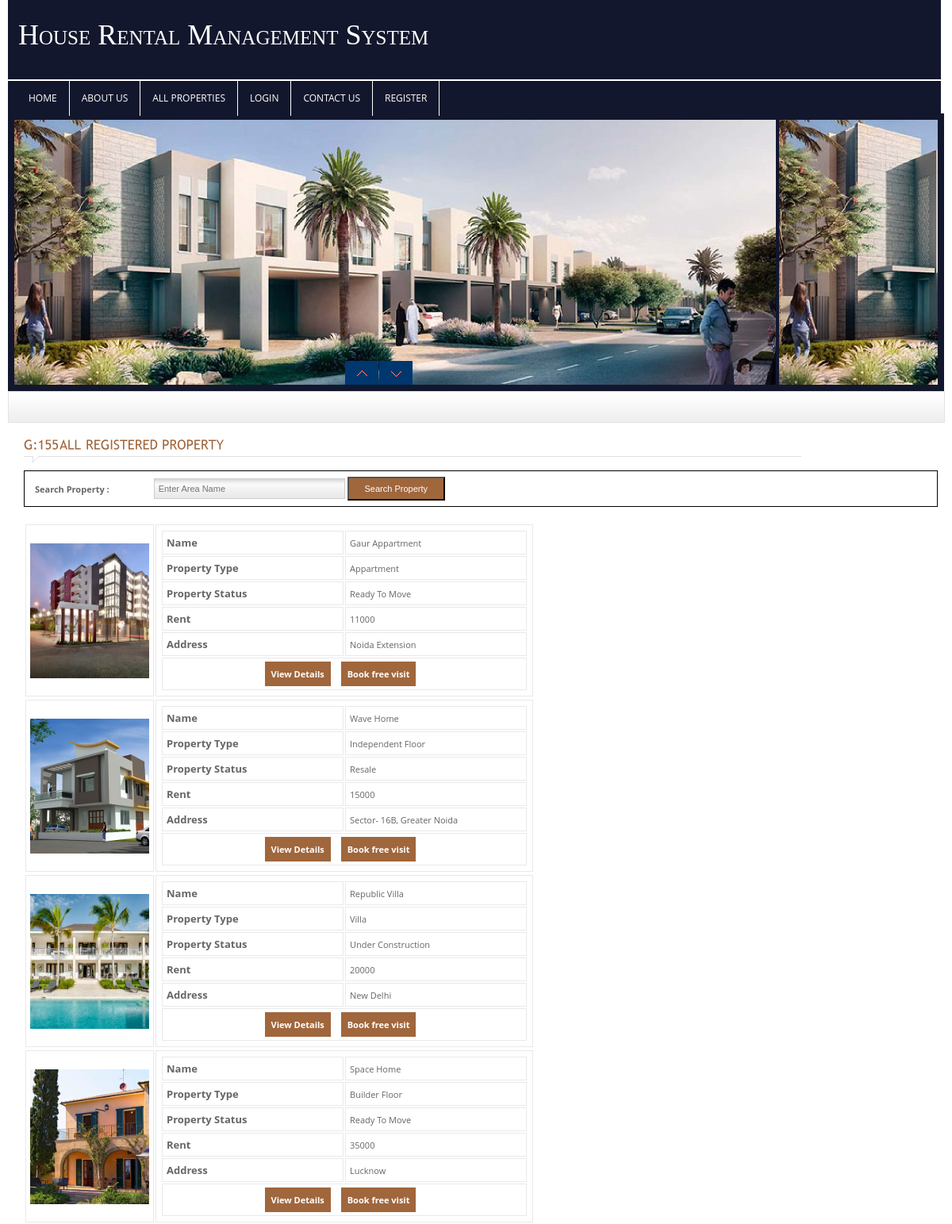
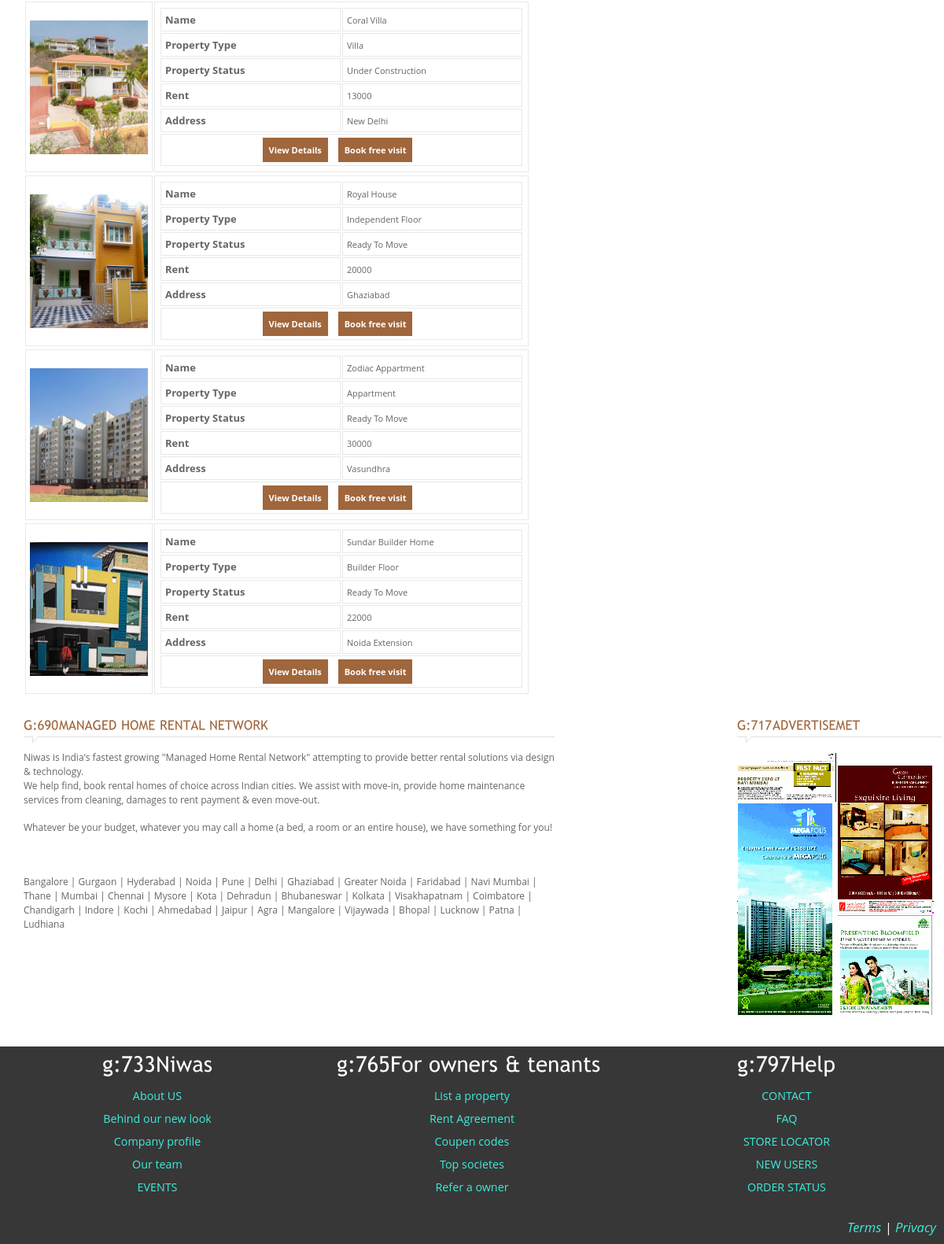
The page / on the database its author committed (2 pictures, top to bottom).
### tables this page shows
CREATE TABLE `property` (
  `property_id` int(11) NOT NULL,
  `property_name` varchar(255) NOT NULL,
  `property_type` varchar(255) NOT NULL,
  `property_status` varchar(255) NOT NULL,
  `property_cost` varchar(255) NOT NULL,
  `property_size` varchar(255) NOT NULL,
  `property_contact` varchar(255) NOT NULL,
  `property_email` varchar(255) NOT NULL,
  `property_amenities` varchar(255) NOT NULL,
  `property_specifications` varchar(255) NOT NULL,
  `property_rooms` varchar(255) NOT NULL,
  `property_no_balcony` varchar(255) NOT NULL,
  `property_no_bathrooms` varchar(255) NOT NULL,
  `property_address` varchar(255) NOT NULL,
  `property_image` varchar(255) NOT NULL,
  `property_description` varchar(255) NOT NULL
);

CREATE TABLE `property_type` (
  `type_id` int(11) NOT NULL,
  `type_title` varchar(255) NOT NULL,
  `type_description` varchar(255) NOT NULL
);

CREATE TABLE `property_status` (
  `status_id` int(11) NOT NULL,
  `status_title` varchar(255) NOT NULL,
  `status_description` varchar(255) NOT NULL
);

### includes/functions.php (called while the page is built, shortened)
<?php
$SERVER_PATH = "http://127.0.0.1/house_rental_management_system/";
?>

### index.php (the view, shortened to what this page needs)
<?php
include_once("includes/header.php");
global $SERVER_PATH;
?>
	<div id="banner">
    	<div class="left">
        	<div class="anythingSlider">
          <div class="wrapper">
            <ul>
               <li><a href="#"><img src="./images/banner1.jpg" alt="" /></a></li>
               <li><a href="#"><img src="./images/banner1.jpg" alt="" /></a></li>
            </ul>
          </div>
        </div>
        </div>
    </div>
<div class="crumb">
    </div>
	<form name="frm_property" action="property-listing.php" method="post">
	<div id="content_sec">
		<div class="col1" style="width:100%">
		<div class="contact">
			<h4 class="heading colr">All Registered Property</h4>
			<div class="contact" style="border:1px solid #000000; margin-bottom:20px;">
				<table width="50%">
					<tr height="40px;">
						<th>Search Property :</th>
						<th>
							<input type="text" placeholder="Enter Area Name" class="search_text" name="area">
							<input type="Submit" value="Search Property"  class="simplebtn">
						</th>
					</tr>
				</table>
			</div>
				<div class="static">
					<?php
					while($data = mysqli_fetch_assoc($rs))
					{
					?>
					<table>
					<tr>
						<td><a href="property-details.php?property_id=<?php echo $data[property_id] ?>"><img src="<?=$SERVER_PATH.'uploads/'.$data[property_image]?>" style="height:170px; width:150px"></a></td>
						<td style="vertical-align:top">
							<table border="0">
								<tr>
									<td class="tdheading">Name</th>
									<td><?=$data[property_name]?></td>
								</tr>
								<tr>
									<td class="tdheading">Property Type</th>
									<td><?=$data[type_title]?></td>
								</tr>
								<tr>
									<td class="tdheading">Property Status</th>
									<td><?=$data[status_title]?></td>
								</tr>
								<tr>
									<td class="tdheading">Rent</th>
									<td><?=$data[property_cost]?></td>
								</tr>
								<tr>
									<td class="tdheading">Address</th>
									<td><?=$data[property_address]?></td>
								</tr>
								<tr>
									<td colspan="2" style="text-align:center; padding:12px;">
										<a href="property-details.php?property_id=<?php echo $data[property_id] ?>" class="button-link">View Details</a>
										<a href="Registration.php?property_id=<?php echo $data[property_id] ?>" class="button-link">Book free visit</a>
									</td>
								</tr>
							</table>
						</td>
					</tr>
					</table>
					<?php } ?>
				</div>
		</div>
		</div>
	</div>
	</form>
<?php include_once("includes/footer.php"); ?>

### includes/header.php (shortened to what this page needs)
<?php
	include_once("db_connect.php");
	include_once("functions.php");
	$SQL="SELECT * FROM `property`, `property_type`, `property_status` WHERE property_status = status_id AND property_type = type_id";
	$rs=mysqli_query($con,$SQL) or die(mysqli_error($con));
?>
<!DOCTYPE html PUBLIC "-//W3C//DTD XHTML 1.0 Transitional//EN" "http://www.w3.org/TR/xhtml1/DTD/xhtml1-transitional.dtd">
<html xmlns="http://www.w3.org/1999/xhtml">
<head>
<link rel="stylesheet" type="text/css" href="./css/style.css" />
<link rel="stylesheet" type="text/css" href="./css/ddsmoothmenu.css" />
<link rel="stylesheet" type="text/css" href="./css/contentslider.css" />
<link rel="stylesheet" type="text/css" href="./css/jquery.fancybox-1.3.1.css" />
<link rel="stylesheet" type="text/css" href="./css/slider.css" />
<link rel="stylesheet" type="text/css" href="./css/jquery-ui.css">
<link href='css/jquery.dataTables.min.css' rel='stylesheet' type='text/css'>
</head>
<body>
<div id="wrapper_sec">
	<div id="masthead">
    	<div class="logo">
        	<a href="./index.php" class="logo-custom">House Rental Management System</a>
        </div>
		<?php if($_SESSION['login']) { ?>
        <div class="slogan" style="color:#ffffff; font-weight:bold; font-size:14px;">Welcome <?=$_SESSION['user_details']['user_name']?></div>
		<?php } else { ?>
		<div class="slogan"></div>
		<?php } ?>
            <div class="navigation">
            	<div id="smoothmenu1" class="ddsmoothmenu">
                    <ul>
                    <li><a href="./index.php">Home</a></li>
                    <li><a href="./about.php">About Us</a></li>
					<li><a href="./property-listing.php">All Properties</a></li>
                    <?php if($_SESSION['login'] != 1) {?>
					<?php } if($_SESSION['user_details']['user_level_id'] == 2) {?>
					<?php } if($_SESSION['login'] == 1) {?>
						<li><a href="./login-home.php">Dashboard</a></li>
						<li><a href="#">Administration</a>
							<ul>
								<li><a href="./property.php">Add Property</a></li>
								<li><a href="./type.php">Add Property Type</a></li>
							</ul>
						</li>
						<li><a href="#">Reports</a>
							<ul>
								<li><a href="./property-report.php">Property Report</a></li>
								<li><a href="./property-listing.php">Property Listing</a></li>
								<li><a href="./type-report.php">Property Type Report</a></li>
							</ul>
						</li>
						<li><a href="./user.php?user_id=<?php echo $_SESSION['user_details']['user_id']; ?>">My Account</a></li>
						<li><a href="change-password.php">Change Password</a></li>
						<li><a href="./lib/login.php?act=logout">Logout</a></li>
					<?php } else { ?>
						<li><a href="./login.php">Login</a></li>
						<li><a href="./contact.php">Contact Us</a></li>
						<li><a href="./loginsystem/index.php">Register</a></li>
					<?php }?>
                    </ul>
                    <br style="clear: left" />
                    </div>
            </div>
    </div>

### includes/footer.php (shortened to what this page needs)
  <div id="content_sec">
    <div class="col1">
      <div class="contact" style="font-size:14px;">
        <h4 class="heading colr">Managed Home Rental Network</h4>
        <div style="font-size:12px;">
          <p>Niwas is India's fastest growing "Managed Home Rental Network" attempting to provide better rental solutions via design & technology.</p>
          <p>We help find, book rental homes of choice across Indian cities. We assist with move-in, provide home maintenance services from cleaning, damages to rent payment & even move-out.</p>
          <br>
          <p>Whatever be your budget, whatever you may call a home (a bed, a room or an entire house), we have something for you!</p><br>
          <br>
          <br>
          <p>Bangalore | Gurgaon | Hyderabad | Noida | Pune | Delhi | Ghaziabad | Greater Noida | Faridabad | Navi Mumbai | Thane | Mumbai | Chennai | Mysore | Kota | Dehradun | Bhubaneswar | Kolkata | Visakhapatnam | Coimbatore | Chandigarh | Indore | Kochi | Ahmedabad | Jaipur | Agra | Mangalore | Vijaywada | Bhopal | Lucknow | Patna | Ludhiana
          </p>
        </div>
      </div>
    </div>
    <div class="col2">
      <?php include_once("includes/sidebar.php"); ?>
    </div>
  </div>
<footer class="flex-rw">
  <ul class="footer-list-top">
    <li>
      <h4 class="footer-list-header">Niwas</h4></li>
    <li><a href='/shop/about-mission' class="generic-anchor footer-list-anchor" itemprop="significantLink">About US</a></li>
    <li><a href='/promos.html' class="generic-anchor footer-list-anchor" itemprop="significantLink">Behind our new look</a></li>
    <li><a href='/retailers/new-retailers.html' class="generic-anchor footer-list-anchor" itemprop="significantLink">Company profile</a></li>
    <li><a href='/job-openings.html' itemprop="significantLink" class="generic-anchor footer-list-anchor"> Our team</a></li>
    <li><a href='/shop/about-show-schedule' class="generic-anchor footer-list-anchor" itemprop="significantLink">EVENTS</a></li>
  </ul>
  <ul class="footer-list-top">
    <li>
      <h4 class="footer-list-header">For owners & tenants
</h4></li>
    <li><a href='/Angels/cat/id/70' class="generic-anchor footer-list-anchor">List a property</a></li>
    <li><a href='/Home-Decor/cat/id/64' class="generic-anchor footer-list-anchor">Rent Agreement</a></li>
    <li><a href='/Mugs/cat/id/32' class="generic-anchor footer-list-anchor">Coupen codes</a></li>
    <li><a href='/Pet-Lover/cat/id/108' class="generic-anchor footer-list-anchor">Top societes</a></li>
    <li><a href='/Ladies-Accessories/cat/id/117' class="generic-anchor footer-list-anchor" target="_blank">Refer a owner</a></li>
  </ul>
  <ul class="footer-list-top">
    <li id='help'>
      <h4 class="footer-list-header">Help</h4></li>
    <li><a href='/shop/about-contact' class="generic-anchor footer-list-anchor" itemprop="significantLink">CONTACT</a></li>
    <li><a href='/faq.html' class="generic-anchor footer-list-anchor" itemprop="significantLink">FAQ</a></li>
    <li id='find-a-store'><a href='/shop/store-locator' class="generic-anchor footer-list-anchor" itemprop="significantLink">STORE LOCATOR</a></li>
    <li id='user-registration'><a href='/shop/user-registration?URL=' class="generic-anchor footer-list-anchor" itemprop="significantLink">NEW USERS</a></li>
    <li id='order-tracking'><a href='/shop/order-status' itemprop="significantLink" class="generic-anchor footer-list-anchor">ORDER STATUS</a></li>
  </ul>
  <section class="footer-bottom-section flex-rw">
<div class="footer-bottom-wrapper">
<i class="fa fa-copyright" role="copyright">
     </div>
    <div class="footer-bottom-wrapper">
    <a href="/terms-of-use.html" class="generic-anchor" rel="nofollow">Terms</a> | <a href="/privacy-policy.html" class="generic-anchor" rel="nofollow">Privacy</a>
      </div>
  </section>
</footer>

### includes/sidebar.php
<div class="contactfinder">
	<h4 class="heading colr">Advertisemet</h4>
	<div><img src="images/save_1.png" style="width: 250px"></div><br>
</div>

### css/style.css (style rules this page uses)
* { padding:0px; margin:0px; }
body { background-color:white; font-family:Arial, Helvetica, sans-serif; font-size:11px; color:#666666; float:left; width:100%; }
a { text-decoration:none; outline:none; color:#3eecdc; }
a img { border:none; }
.colr { color:#a0663c !important; }
h4 { font-size:16px; font-weight:normal; }
p { line-height:18px; }
.left { float:left !important; }
.heading { padding:10px 0px 14px 0px !important; width:100% !important; margin-bottom:10px !important; text-transform:uppercase; background-image:url(../images/heading.gif); background-repeat:no-repeat; background-position:left bottom; }
input { font-size:11px; }
.simplebtn { background-color:#12172d; background-color:#a0663c; padding:7px 20px; display:inline-block; color:#FFF; }
#wrapper_sec { margin:0px auto 0px auto; background-image:url(../images/wrapper_bg.png); background-repeat:repeat-y; background-position:center; }
#masthead { background-color: #12172d; background-repeat:no-repeat; height:153px; margin-bottom:-10px; margin-left:10px; margin-right:14px; }
.logo { float:left; padding:20px 0px 0px 43px; margin-left:-30px; margin-top:18px; }
.slogan { float:right; padding:27px 43px 0px 0px; color:#b0b0b0; height:73px; }
#banner { width:97%; height:334px; padding:8px; background-color:#12172d; margin-left:10px; margin-right:10px; }
#banner .left { width:100%; height:334px; float:left; }
#content_sec { width:96%; padding:10px 20px; margin-left:10px; background-color:#FFF; float:left; }
.col1 { width:675px; float:left; }
.col2 { width:245px; float:right; }
.contactfinder { width:260px; float:left; margin-bottom:15px; }
.crumb { width:96.6%; height:30px; padding:8px 10px 0px 10px; background-image:url(../images/crumb.gif); background-repeat:repeat-x; margin-left:10px; border:#e3e3e3 solid 1px; }
.static { float:left; width:100%; }
.static table { float:left; width:29rem; }
.static tr td { padding:5px; border:#e9e9e9 solid 1px; }
ul.forms li.inputfield input.bar, .search_text { width:229px; height:24px; background-image:url(../images/inputbar.gif); background-repeat:repeat-x; background-position:bottom; background-color:#fff; border:#cccccc solid 1px; padding:0px 5px; }
.logo-custom { font-size: 36px; font-style: normal; font-variant: small-caps; line-height: 12px; margin: 0 0 8px; padding: 0; color:#ffffff; font-family:Georgia; }
a.button-link { background-color: #a0663c; padding: 8px; color: #FFFFFF; font-weight: bold; font-size: 11px; margin-right:10px; }
td.tdheading { font-weight:bold; font-size:13px; width:50%; }

### css/ddsmoothmenu.css (style rules this page uses)
.navigation { margin:0px 0px 0px 0px; border:1px solid #ffffff; }
.ddsmoothmenu { font-size:12px; float:left; margin-left:10px; }
.ddsmoothmenu ul { z-index:100; margin: 0; padding: 0; list-style-type: none; }
.ddsmoothmenu ul li { position: relative; display: inline; float: left; }
.ddsmoothmenu ul li a { display: block; color: white; padding: 14px 15px; border-right: 1px solid #ffffff; color: #2d2b2b; text-decoration: none; text-transform:uppercase; }
.ddsmoothmenu ul li a:link, .ddsmoothmenu ul li a:visited { color: white; }

### css/slider.css (style rules this page uses)
* { margin: 0; padding: 0; }
.anythingSlider { width: 100%; height: 334px; position: relative; margin: 0 auto 0px; }
.anythingSlider .wrapper { width: 100%; overflow: auto; height: 334px; margin: 0px; position: absolute; top: 0; left: 0; }
.anythingSlider .wrapper ul { width: 9999px; list-style: none; position: absolute; top: 0; left: 0; margin: 0; }
.anythingSlider ul li { display: block; float: left; padding: 0; height: 334px; width: 964px; margin: 0; }

### index.php (style rules this page uses)
.static table { width:29rem !important; float:left; }

### rows shown on the page
property: property_image (picture), property_name "Gaur Appartment", property_type.type_title "Appartment", property_status.status_title "Ready To Move", property_cost "11000", property_address "Noida Extension"
property: property_image (picture), property_name "Wave Home", property_type.type_title "Independent Floor", property_status.status_title "Resale", property_cost "15000", property_address "Sector- 16B, Greater Noida"
property: property_image (picture), property_name "Republic Villa", property_type.type_title "Villa", property_status.status_title "Under Construction", property_cost "20000", property_address "New Delhi"
property: property_image (picture), property_name "Space Home", property_type.type_title "Builder Floor", property_status.status_title "Ready To Move", property_cost "35000", property_address "Lucknow"
property: property_image (picture), property_name "Coral Villa", property_type.type_title "Villa", property_status.status_title "Under Construction", property_cost "13000", property_address "New Delhi"
property: property_image (picture), property_name "Royal House", property_type.type_title "Independent Floor", property_status.status_title "Ready To Move", property_cost "20000", property_address "Ghaziabad"
property: property_image (picture), property_name "Zodiac Appartment", property_type.type_title "Appartment", property_status.status_title "Ready To Move", property_cost "30000", property_address "Vasundhra"
property: property_image (picture), property_name "Sundar Builder Home", property_type.type_title "Builder Floor", property_status.status_title "Ready To Move", property_cost "22000", property_address "Noida Extension"
